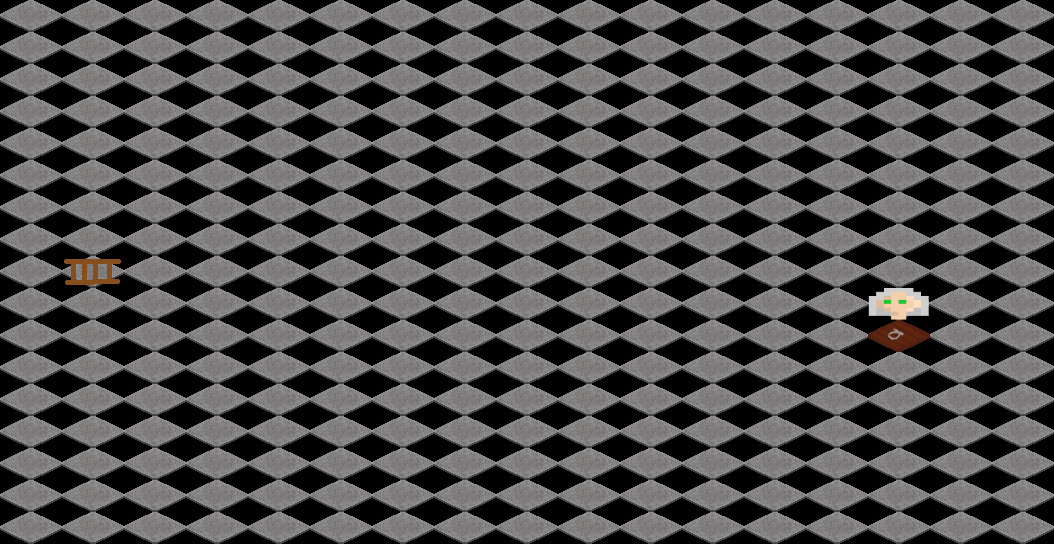

Below is a game level as drawn by its tile map, then a one-line description and the .tmx file that defines it, in full:
An orthogonal 17x17 tile map with 62x32 px tiles, 2 tile layers (Tile Layer 1, Tile Layer 2).

<map version="1.0" tiledversion="1.0.3" orientation="orthogonal" renderorder="right-down" width="17" height="17" tilewidth="62" tileheight="32" nextobjectid="1">
 <tileset firstgid="1" name="tiles" tilewidth="62" tileheight="32" tilecount="20" columns="20">
  <image source="../Images/SpriteSheet/tiles.png" width="1240" height="32" />
 </tileset>
 <layer name="Tile Layer 1" width="17" height="17">
  <data encoding="csv">
8,8,8,8,8,8,8,8,8,8,8,8,8,8,8,8,8,
8,8,8,8,8,8,8,8,8,8,8,8,8,8,8,8,8,
8,8,8,8,8,8,8,8,8,8,8,8,8,8,8,8,8,
8,8,8,8,8,8,8,8,8,8,8,8,8,8,8,8,8,
8,8,8,8,8,8,8,8,8,8,8,8,8,8,8,8,8,
8,8,8,8,8,8,8,8,8,8,8,8,8,8,8,8,8,
8,8,8,8,8,8,8,8,8,8,8,8,8,8,8,8,8,
8,8,8,8,8,8,8,8,8,8,8,8,8,8,8,8,8,
8,8,8,8,8,8,8,8,8,8,8,8,8,8,8,8,8,
8,8,8,8,8,8,8,8,8,8,8,8,8,8,8,8,8,
8,8,8,8,8,8,8,8,8,8,8,8,8,8,13,8,8,
8,8,8,8,8,8,8,8,8,8,8,8,8,8,8,8,8,
8,8,8,8,8,8,8,8,8,8,8,8,8,8,8,8,8,
8,8,8,8,8,8,8,8,8,8,8,8,8,8,8,8,8,
8,8,8,8,8,8,8,8,8,8,8,8,8,8,8,8,8,
8,8,8,8,8,8,8,8,8,8,8,8,8,8,8,8,8,
8,8,8,8,8,8,8,8,8,8,8,8,8,8,8,8,8
</data>
 </layer>
 <layer name="Tile Layer 2" width="17" height="17">
  <data encoding="csv">
0,0,0,0,0,0,0,0,0,0,0,0,0,0,0,0,0,
0,0,0,0,0,0,0,0,0,0,0,0,0,0,0,0,0,
0,0,0,0,0,0,0,0,0,0,0,0,0,0,0,0,0,
0,0,0,0,0,0,0,0,0,0,0,0,0,0,0,0,0,
0,0,0,0,0,0,0,0,0,0,0,0,0,0,0,0,0,
0,0,0,0,0,0,0,0,0,0,0,0,0,0,0,0,0,
0,0,0,0,0,0,0,0,0,0,0,0,0,0,0,0,0,
0,0,0,0,0,0,0,0,0,0,0,0,0,0,0,0,0,
0,16,0,0,0,0,0,0,0,0,0,0,0,0,0,0,0,
0,0,0,0,0,0,0,0,0,0,0,0,0,0,15,0,0,
0,0,0,0,0,0,0,0,0,0,0,0,0,0,0,0,0,
0,0,0,0,0,0,0,0,0,0,0,0,0,0,0,0,0,
0,0,0,0,0,0,0,0,0,0,0,0,0,0,0,0,0,
0,0,0,0,0,0,0,0,0,0,0,0,0,0,0,0,0,
0,0,0,0,0,0,0,0,0,0,0,0,0,0,0,0,0,
0,0,0,0,0,0,0,0,0,0,0,0,0,0,0,0,0,
0,0,0,0,0,0,0,0,0,0,0,0,0,0,0,0,0
</data>
 </layer>
</map>
